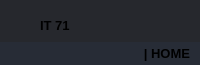
           <widget class="QFrame" name="frame_top">
            <property name="minimumSize">
             <size>
              <width>0</width>
              <height>65</height>
             </size>
            </property>
            <property name="maximumSize">
             <size>
              <width>16777215</width>
              <height>65</height>
             </size>
            </property>
            <property name="styleSheet">
             <string notr="true">background-color: transparent;
</string>
            </property>
            <property name="frameShadow">
             <enum>QFrame::Raised</enum>
            </property>
            <layout class="QVBoxLayout" name="layout_frame_top">
             <property name="spacing">
              <number>0</number>
             </property>
             <property name="margin">
              <number>0</number>
             </property>
             <item>
              <widget class="QFrame" name="frame_top_btns">
               <property name="maximumSize">
                <size>
                 <width>16777215</width>
                 <height>42</height>
                </size>
               </property>
               <property name="styleSheet">
                <string notr="true">background-color: rgba(27, 29, 35, 200)</string>
               </property>
               <property name="frameShadow">
                <enum>QFrame::Raised</enum>
               </property>
               <layout class="QHBoxLayout" name="layout_frame_top_btns">
                <property name="spacing">
                 <number>0</number>
                </property>
                <property name="margin">
                 <number>0</number>
                </property>
                <item>
                 <widget class="QFrame" name="frame_label_top_btns">
                  <property name="frameShadow">
                   <enum>QFrame::Raised</enum>
                  </property>
                  <layout class="QHBoxLayout" name="layout_frame_label_top_btns">
                   <property name="spacing">
                    <number>0</number>
                   </property>
                   <property name="leftMargin">
                    <number>10</number>
                   </property>
                   <property name="rightMargin">
                    <number>0</number>
                   </property>
                   <property name="bottomMargin">
                    <number>0</number>
                   </property>
                   <item>
                    <widget class="QFrame" name="frame_icon_top_bar">
                     <property name="maximumSize">
                      <size>
                       <width>30</width>
                       <height>30</height>
                      </size>
                     </property>
                     <property name="styleSheet">
                      <string notr="true">background: transparent;
background-image: url(:/icons/24x24/cil-screen-desktop.png);
background-position: center;
background-repeat: no-repeat;
</string>
                     </property>
                     <property name="frameShadow">
                      <enum>QFrame::Raised</enum>
                     </property>
                    </widget>
                   </item>
                   <item>
                    <widget class="QLabel" name="label_title_top_bar">
                     <property name="font">
                      <font>
                       <family>Segoe UI</family>
                       <pointsize>10</pointsize>
                       <weight>75</weight>
                       <bold>true</bold>
                      </font>
                     </property>
                     <property name="styleSheet">
                      <string notr="true">background: transparent;
</string>
                     </property>
                     <property name="frameShape">
                      <enum>QFrame::NoFrame</enum>
                     </property>
                     <property name="text">
                      <string>IT 71</string>
                     </property>
                    </widget>
                   </item>
                  </layout>
                 </widget>
                </item>
                <item>
                 <widget class="QFrame" name="frame_btns_right">
                  <property name="maximumSize">
                   <size>
                    <width>120</width>
                    <height>16777215</height>
                   </size>
                  </property>
                  <property name="frameShadow">
                   <enum>QFrame::Raised</enum>
                  </property>
                  <layout class="QHBoxLayout" name="layout_frame_btns_right">
                   <property name="spacing">
                    <number>0</number>
                   </property>
                   <property name="margin">
                    <number>0</number>
                   </property>
                   <item>
                    <widget class="QPushButton" name="btn_minimize">
                     <property name="sizePolicy">
                      <sizepolicy hsizetype="Minimum" vsizetype="Expanding">
                       <horstretch>0</horstretch>
                       <verstretch>0</verstretch>
                      </sizepolicy>
                     </property>
                     <property name="maximumSize">
                      <size>
                       <width>40</width>
                       <height>16777215</height>
                      </size>
                     </property>
                     <property name="toolTip">
                      <string>Minimize</string>
                     </property>
                     <property name="styleSheet">
                      <string notr="true">QPushButton {	
	border: none;
	background-color: transparent;
}
QPushButton:hover {
	background-color: rgb(52, 59, 72);
}
QPushButton:pressed {	
	background-color: rgb(85, 170, 255);
}</string>
                     </property>
                     <property name="text">
                      <string/>
                     </property>
                     <property name="icon">
                      <iconset resource="Content/icons/icons.qrc">
                       <normaloff>:/icons/16x16/cil-window-minimize.png</normaloff>:/icons/16x16/cil-window-minimize.png</iconset>
                     </property>
                    </widget>
                   </item>
                   <item>
                    <widget class="QPushButton" name="btn_maximization">
                     <property name="sizePolicy">
                      <sizepolicy hsizetype="Minimum" vsizetype="Expanding">
                       <horstretch>0</horstretch>
                       <verstretch>0</verstretch>
                      </sizepolicy>
                     </property>
                     <property name="maximumSize">
                      <size>
                       <width>40</width>
                       <height>16777215</height>
                      </size>
                     </property>
                     <property name="toolTip">
                      <string>Maximization</string>
                     </property>
                     <property name="styleSheet">
                      <string notr="true">QPushButton {	
	border: none;
	background-color: transparent;
}
QPushButton:hover {
	background-color: rgb(52, 59, 72);
}
QPushButton:pressed {	
	background-color: rgb(85, 170, 255);
}</string>
                     </property>
                     <property name="text">
                      <string/>
                     </property>
                     <property name="icon">
                      <iconset resource="Content/icons/icons.qrc">
                       <normaloff>:/icons/16x16/cil-window-maximize.png</normaloff>:/icons/16x16/cil-window-maximize.png</iconset>
                     </property>
                    </widget>
                   </item>
                   <item>
                    <widget class="QPushButton" name="btn_close">
                     <property name="sizePolicy">
                      <sizepolicy hsizetype="Minimum" vsizetype="Expanding">
                       <horstretch>0</horstretch>
                       <verstretch>0</verstretch>
                      </sizepolicy>
                     </property>
                     <property name="maximumSize">
                      <size>
                       <width>40</width>
                       <height>16777215</height>
                      </size>
                     </property>
                     <property name="toolTip">
                      <string>Close</string>
                     </property>
                     <property name="styleSheet">
                      <string notr="true">QPushButton {	
	border: none;
	background-color: transparent;
}
QPushButton:hover {
	background-color: rgb(52, 59, 72);
}
QPushButton:pressed {	
	background-color: rgb(85, 170, 255);
}</string>
                     </property>
                     <property name="text">
                      <string/>
                     </property>
                     <property name="icon">
                      <iconset resource="Content/icons/icons.qrc">
                       <normaloff>:/icons/16x16/cil-x.png</normaloff>:/icons/16x16/cil-x.png</iconset>
                     </property>
                    </widget>
                   </item>
                  </layout>
                 </widget>
                </item>
               </layout>
              </widget>
             </item>
             <item>
              <widget class="QFrame" name="frame_top_info">
               <property name="maximumSize">
                <size>
                 <width>16777215</width>
                 <height>65</height>
                </size>
               </property>
               <property name="styleSheet">
                <string notr="true">background-color: rgb(39, 44, 54);</string>
               </property>
               <property name="frameShadow">
                <enum>QFrame::Raised</enum>
               </property>
               <layout class="QHBoxLayout" name="layout_frame_top_info">
                <property name="spacing">
                 <number>0</number>
                </property>
                <property name="leftMargin">
                 <number>10</number>
                </property>
                <property name="topMargin">
                 <number>0</number>
                </property>
                <property name="rightMargin">
                 <number>10</number>
                </property>
                <property name="bottomMargin">
                 <number>0</number>
                </property>
                <item>
                 <widget class="QLabel" name="label_top_info_1">
                  <property name="maximumSize">
                   <size>
                    <width>16777215</width>
                    <height>25</height>
                   </size>
                  </property>
                  <property name="font">
                   <font>
                    <family>Segoe UI</family>
                    <pointsize>10</pointsize>
                    <weight>75</weight>
                    <bold>true</bold>
                   </font>
                  </property>
                  <property name="text">
                   <string/>
                  </property>
                 </widget>
                </item>
                <item>
                 <widget class="QLabel" name="label_top_info_2">
                  <property name="sizePolicy">
                   <sizepolicy hsizetype="Preferred" vsizetype="Preferred">
                    <horstretch>0</horstretch>
                    <verstretch>0</verstretch>
                   </sizepolicy>
                  </property>
                  <property name="maximumSize">
                   <size>
                    <width>150</width>
                    <height>25</height>
                   </size>
                  </property>
                  <property name="font">
                   <font>
                    <family>Segoe UI</family>
                    <pointsize>10</pointsize>
                    <weight>75</weight>
                    <bold>true</bold>
                   </font>
                  </property>
                  <property name="layoutDirection">
                   <enum>Qt::LeftToRight</enum>
                  </property>
                  <property name="text">
                   <string>| HOME</string>
                  </property>
                  <property name="alignment">
                   <set>Qt::AlignRight|Qt::AlignTrailing|Qt::AlignVCenter</set>
                  </property>
                 </widget>
                </item>
               </layout>
              </widget>
             </item>
            </layout>
           </widget>
